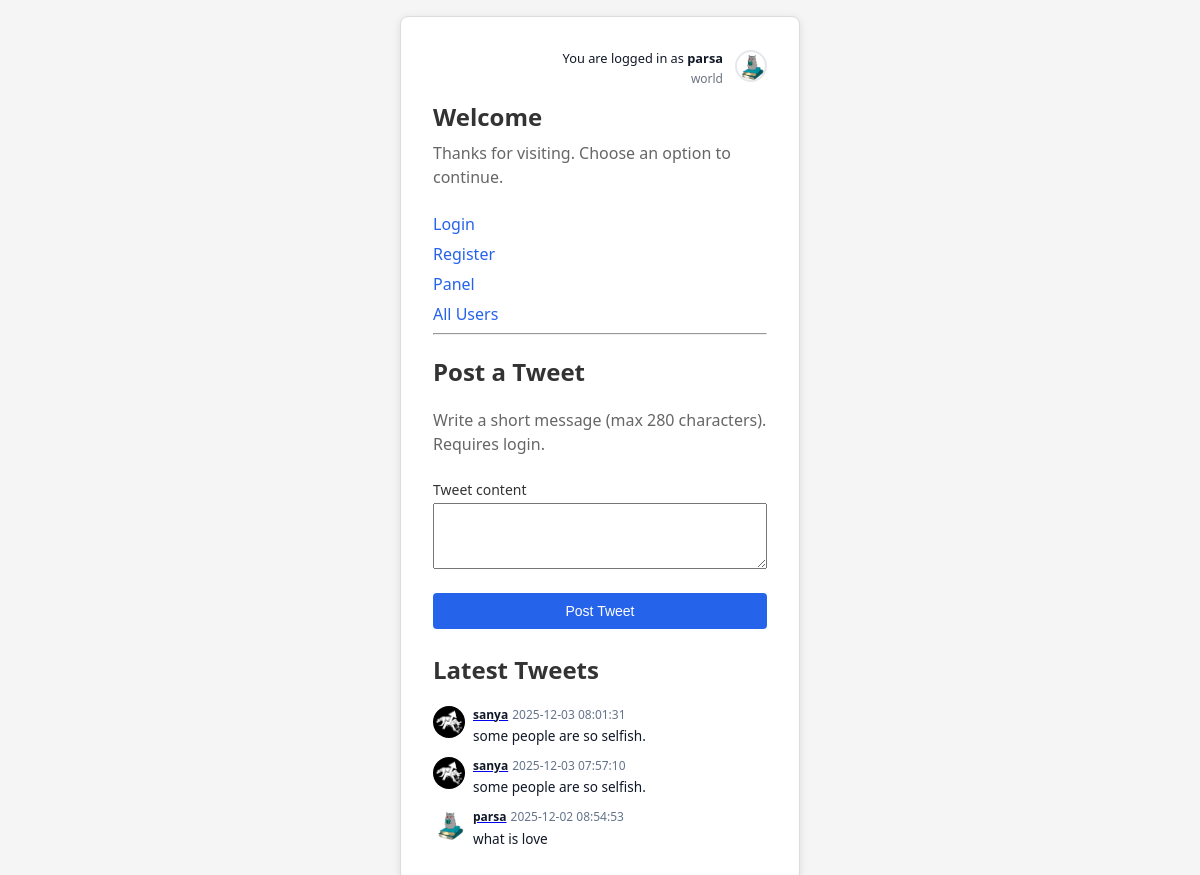
/ (signed in), run on the app's committed database.
### tables this page shows
CREATE TABLE `users` (
  `id` int unsigned NOT NULL AUTO_INCREMENT,
  `name` varchar(100) NOT NULL,
  `username` varchar(50) NOT NULL,
  `email` varchar(100) NOT NULL,
  `password` varchar(255) NOT NULL,
  `created_at` datetime DEFAULT CURRENT_TIMESTAMP,
  `updated_at` datetime DEFAULT CURRENT_TIMESTAMP ON UPDATE CURRENT_TIMESTAMP,
  `reset_token` varchar(32) DEFAULT NULL,
  `profile_picture` varchar(255) NOT NULL DEFAULT 'default.png',
  `bio` text,
  PRIMARY KEY (`id`),
  UNIQUE KEY `username` (`username`),
  UNIQUE KEY `email` (`email`),
  UNIQUE KEY `reset_token` (`reset_token`)
);

CREATE TABLE `tweets` (
  `id` bigint unsigned NOT NULL AUTO_INCREMENT,
  `user_id` bigint unsigned NOT NULL,
  `content` varchar(280) NOT NULL,
  `created_at` datetime DEFAULT CURRENT_TIMESTAMP,
  PRIMARY KEY (`id`)
);

### index.php (the view, shortened to what this page needs)
<?php
require_once 'mysql.php';
$tweetFetchError = '';
$allTweets = [];
$loggedInUser = null;
$loggedInAvatarPath = 'statics/default-avatar.svg';
if (!empty($_SESSION['userid'])) {
    $indexUserId = (int) $_SESSION['userid'];
    $userStmt = $conn->prepare("SELECT name, username, profile_picture FROM users WHERE id = ?");
    if ($userStmt) {
        $userStmt->bind_param("i", $indexUserId);
        if ($userStmt->execute()) {
            $userResult = $userStmt->get_result();
            $loggedInUser = $userResult ? $userResult->fetch_assoc() : null;
        }
    }
    if (!empty($loggedInUser['profile_picture'])) {
        $sanitizedProfile = basename($loggedInUser['profile_picture']);
        $candidateRelativePath = 'uploads/' . $sanitizedProfile;
        $candidateAbsolutePath = __DIR__ . '/' . $candidateRelativePath;
        if (is_file($candidateAbsolutePath)) {
            $loggedInAvatarPath = $candidateRelativePath;
        }
    }
}
$tweetsSql = "SELECT t.user_id, t.content, t.created_at, u.username,
u.profile_picture FROM tweets t LEFT JOIN users u ON t.user_id = u.id ORDER BY t.created_at DESC";
$tweetsResult = $conn->query($tweetsSql);
if ($tweetsResult) {
    while ($tweetRow = $tweetsResult->fetch_assoc()) {
        $allTweets[] = $tweetRow;
    }
} else {
    $tweetFetchError = 'Unable to load tweets right now.';
}
?>
<!DOCTYPE html>
<html lang="en">
<head>
    <link rel="stylesheet" href="statics/style.css" />
</head>
<body>
    <main class="card">
        <?php if (!empty($loggedInUser)): ?>
        <div class="index-user-bar">
            <div class="index-user-text">
                <p class="index-user-line">You are logged in as <strong><?php echo htmlspecialchars($loggedInUser['username']); ?></strong></p>
                <p class="index-user-name"><?php echo htmlspecialchars($loggedInUser['name']); ?></p>
            </div>
            <div class="index-user-avatar">
                <img src="<?php echo htmlspecialchars($loggedInAvatarPath); ?>" alt="Your profile picture">
            </div>
        </div>
        <?php endif; ?>
        <h1>Welcome</h1>
        <p>Thanks for visiting. Choose an option to continue.</p>
        <nav class="links">
            <a href="login.php">Login</a>
            <a href="register.php">Register</a>
            <a href="panel.php">Panel</a>
            <a href="all_users.php">All Users</a>
        </nav>
        <hr class="divider" />
        <section>
            <h2>Post a Tweet</h2>
            <p class="muted">Write a short message (max 280 characters). Requires login.</p>
            <form method="post" action="index.php" accept-charset="utf-8">
                <div class="field">
                    <label for="tweet_content">Tweet content</label>
                    <textarea id="tweet_content" name="tweet_content" rows="4" maxlength="280" required></textarea>
                </div>
                <div class="actions">
                    <button type="submit">Post Tweet</button>
                </div>
            </form>
        </section>
        <section class="tweet-feed">
            <h2>Latest Tweets</h2>
            <?php if (!empty($tweetFetchError)): ?>
                <p class="message message-error"><?php echo htmlspecialchars($tweetFetchError); ?></p>
            <?php elseif (empty($allTweets)): ?>
                <p class="muted">No tweets have been posted yet.</p>
            <?php else: ?>
                <ul class="tweet-list">
                    <?php foreach ($allTweets as $tweet): ?>
                        <li class="tweet-item">
                            <div class="tweet-avatar">
                                <?php
                                    $tweetProfile = $tweet['profile_picture'] ?? 'statics/default-avatar.svg';
                                    $sanitizedTweetProfile = basename($tweetProfile);
                                    $tweetRelativePath = 'uploads/' . $sanitizedTweetProfile;
                                ?>
                                <img src="<?php echo htmlspecialchars($tweetRelativePath); ?>" alt="Profile Picture">
                            </div>
                            <div class="tweet-content-wrap">
                                <p class="tweet-meta">
                                    <a href="profile.php?user_id=<?php echo htmlspecialchars($tweet['user_id']); ?>">
                                        <strong><?php echo htmlspecialchars($tweet['username'] ?? 'Unknown'); ?></strong>
                                    </a>
                                    <span><?php echo htmlspecialchars($tweet['created_at'] ?? ''); ?></span>
                                </p>
                                <p class="tweet-content">
                                    <?php echo nl2br(htmlspecialchars(urldecode($tweet['content']))); ?>
                                </p>
                            </div>
                        </li>
                    <?php endforeach; ?>
                </ul>
            <?php endif; ?>
        </section>
    </main>
</body>
</html>

### statics/style.css (style rules this page uses)
* { box-sizing: border-box; }
body { margin: 0; min-height: 100vh; font-family: system-ui, -apple-system, sans-serif; background: #f5f5f5; color: #333; display: flex; align-items: center; justify-content: center; padding: 1rem; }
.card { width: 100%; max-width: 400px; background: #fff; border: 1px solid #ddd; border-radius: 8px; padding: 2rem; box-shadow: 0 2px 8px rgba(0, 0, 0, 0.1); }
h1 { margin: 0 0 0.5rem; font-size: 1.5rem; font-weight: 600; }
p { margin: 0 0 1.5rem; color: #666; line-height: 1.5; }
.muted { color: #666; }
form { display: flex; flex-direction: column; gap: 1rem; }
.field { display: flex; flex-direction: column; gap: 0.25rem; }
label { font-size: 0.875rem; font-weight: 500; }
.actions { margin-top: 0.5rem; display: flex; flex-direction: column; gap: 0.75rem; }
button { width: 100%; padding: 0.625rem; background: #2563eb; color: #fff; border: none; border-radius: 4px; font-size: 0.875rem; font-weight: 500; cursor: pointer; }
.links { display: flex; flex-direction: column; gap: 0.5rem; }
.links a { color: #2563eb; text-decoration: none; font-weight: 500; }
:root { --panel-bg: linear-gradient(135deg, #eef2ff, #fef3c7); --panel-card-bg: #fff; --panel-border: rgba(15, 23, 42, 0.08); --panel-shadow: 0 25px 60px rgba(15, 23, 42, 0.12); --panel-radius: 18px; --panel-text: #0f172a; --panel-muted: #64748b; --panel-accent: #2563eb; --panel-accent-soft: rgba(37, 99, 235, 0.12); --panel-success: #0f9d58; }
.tweet-feed { margin-top: 1.5rem; }
.tweet-list { list-style: none; padding: 0; margin: 0.75rem 0 0; display: flex; flex-direction: column; gap: 0.75rem; }
.tweet-item { display: flex; align-items: flex-start; gap: 0.5rem; }
.tweet-avatar img { width: 32px; height: 32px; border-radius: 50%; object-fit: cover; flex-shrink: 0; }
.tweet-content-wrap { flex: 1; }
.tweet-meta { margin: 0; font-size: 0.75rem; color: #64748b; display: flex; gap: 0.25rem; align-items: baseline; }
.tweet-meta strong { color: #111827; }
.tweet-content { margin: 0.15rem 0 0; font-size: 0.85rem; color: #111827; line-height: 1.4; }
.index-user-bar { display: flex; justify-content: flex-end; align-items: center; gap: 0.75rem; margin-bottom: 0.75rem; }
.index-user-text { text-align: right; }
.index-user-line { margin: 0; font-size: 0.8rem; color: #111827; }
.index-user-name { margin: 0.1rem 0 0; font-size: 0.75rem; color: #6b7280; }
.index-user-avatar img { width: 32px; height: 32px; border-radius: 50%; object-fit: cover; border: 2px solid #e5e7eb; }

### data on the page
users: username "parsa", name "world", profile_picture (picture)
tweets: user.profile_picture (picture), user.username "sanya", created_at "2025-12-03 08:01:31", content "some people are so selfish."
tweets: user.profile_picture (picture), user.username "sanya", created_at "2025-12-03 07:57:10", content "some people are so selfish."
tweets: user.profile_picture (picture), user.username "parsa", created_at "2025-12-02 08:54:53", content "what is love"
